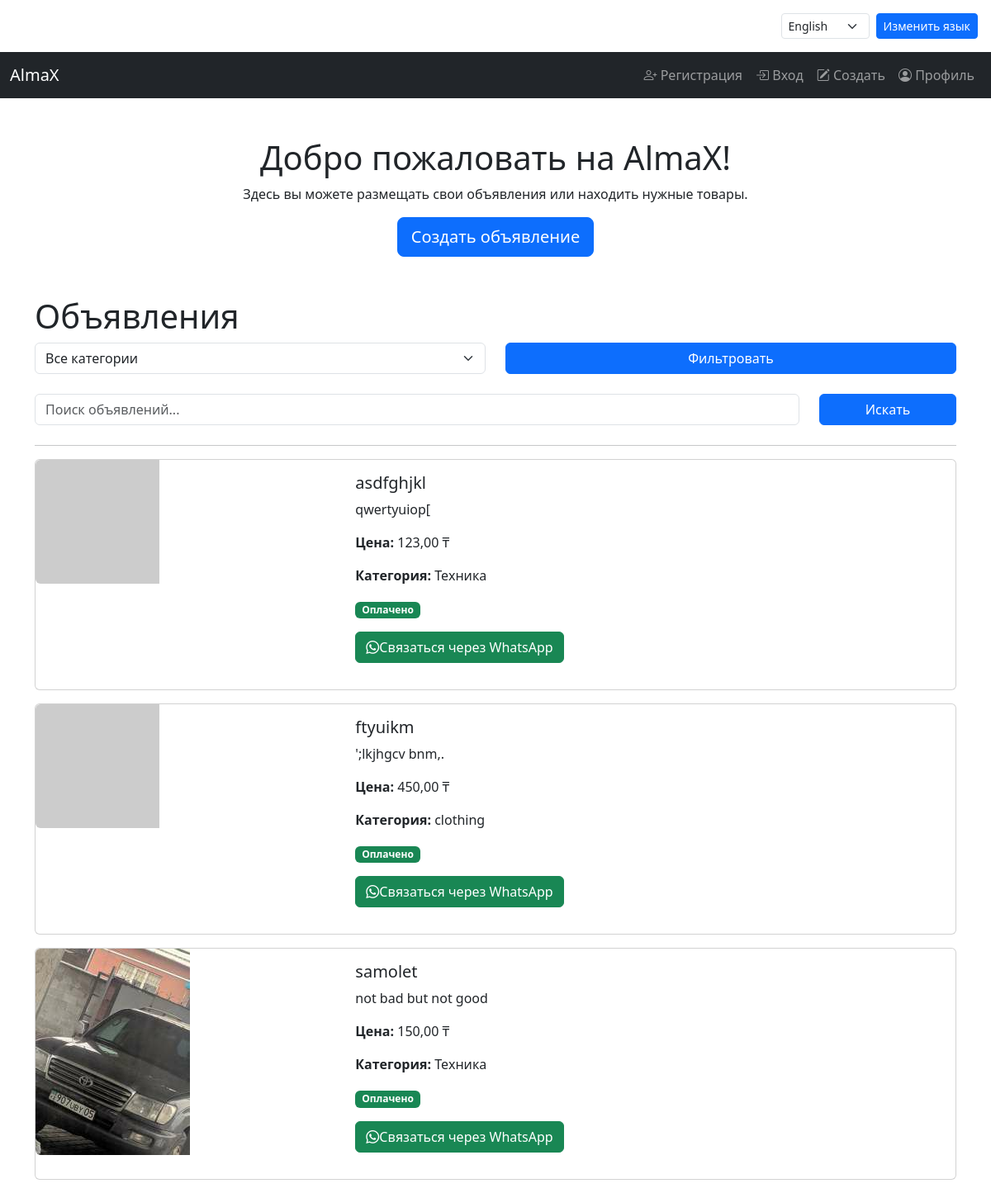
Page /ru/ on the committed database.
### ads/models.py (models this page shows, shortened)
class Ad(models.Model):
    CATEGORY_CHOICES = [
        ('technics', 'Техника'),
        ('clothes', 'Одежда'),
        ('services', 'Услуги'),
        ('trend', 'Тренд'),
        ('tickets_and_others', 'Билеты и другое'),  # Привёл к корректному виду для slug
    ]
    title = models.CharField(max_length=200, verbose_name="Заголовок")
    description = models.TextField(verbose_name="Описание")
    price = models.DecimalField(max_digits=10, decimal_places=2, verbose_name="Цена")
    category = models.CharField(
        max_length=50,
        choices=CATEGORY_CHOICES,
        default='tickets_and_others',
        verbose_name="Категория"
    )
    image = models.ImageField(
        upload_to='ad_images/',
        blank=True,
        null=True,
        verbose_name="Изображение"
    )
    whatsapp_number = models.CharField(
        max_length=15,
        blank=True,
        null=True,
        verbose_name="WhatsApp номер"
    )
    is_paid = models.BooleanField(default=False, verbose_name="Оплачено")
    created_at = models.DateTimeField(auto_now_add=True, verbose_name="Дата создания")
    kaspi_name = models.CharField(
        max_length=255,
        blank=True,
        null=True,
        verbose_name="Имя в Kaspi"
    )
    user = models.ForeignKey(
        User,
        on_delete=models.CASCADE,
        related_name='ads',
        verbose_name="Пользователь"
    )
    class Meta:
        verbose_name = "Объявление"
        verbose_name_plural = "Объявления"
        ordering = ['-created_at']

### olx_clone/views.py (the view)
# urls.py: path('', home, name='home'),  # Главная страница
def home(request):
    ads = Ad.objects.filter(is_paid=True)
    return render(request, 'home.html', {'ads': ads})

### olx_clone/templates/home.html (shortened to what this page needs)
{% extends 'base.html' %}
{% load i18n %}
{% block content %}
<div class="text-center">
    <h1>{% trans "Добро пожаловать на AlmaX!" %}</h1>
    <p>{% trans "Здесь вы можете размещать свои объявления или находить нужные товары." %}</p>
    <a href="/ads/create/" class="btn btn-primary btn-lg">{% trans "Создать объявление" %}</a>
</div>
<h1 class="mt-5">{% trans "Объявления" %}</h1>
<div class="mb-4">
    <form method="GET" action="/" class="row">
        <div class="col-md-6">
            <select name="category" class="form-select">
                <option value="">{% trans "Все категории" %}</option>
            </select>
        </div>
        <div class="col-md-6">
            <button type="submit" class="btn btn-primary w-100">{% trans "Фильтровать" %}</button>
        </div>
    </form>
</div>
<div class="mb-4">
    <form method="GET" action="/" class="row">
        <div class="col-md-10">
            <input
                type="text"
                name="q"
                class="form-control"
                placeholder="{% trans 'Поиск объявлений...' %}"
                value="{{ request.GET.q }}">
        </div>
        <div class="col-md-2">
            <button type="submit" class="btn btn-primary w-100">{% trans "Искать" %}</button>
        </div>
    </form>
</div>
<hr>
{% if ads %}
    {% for ad in ads %}
    <div class="card mb-3">
        <div class="row g-0">
            <div class="col-md-4">
                {% if ad.image %}
                <img src="{{ ad.image.url }}" class="img-fluid rounded-start" alt="{{ ad.title }}">
                {% else %}
                <img src="https://via.placeholder.com/150" class="img-fluid rounded-start" alt="{% trans 'Нет фото' %}">
                {% endif %}
            </div>
            <div class="col-md-8">
                <div class="card-body">
                    <h5 class="card-title">{{ ad.title }}</h5>
                    <p class="card-text">{{ ad.description }}</p>
                    <p class="card-text"><strong>{% trans "Цена:" %}</strong> {{ ad.price }} ₸</p>
                    <p class="card-text"><strong>{% trans "Категория:" %}</strong> {{ ad.get_category_display }}</p>
                    <p>
                    {% if ad.is_paid %}
                    <span class="badge bg-success">{% trans "Оплачено" %}</span>
                    {% else %}
                    <span class="badge bg-danger">{% trans "Не оплачено" %}</span>
                    {% endif %}
                    </p>
                    {% if ad.whatsapp_number %}
                    <p>
                        <a href="https://wa.me/{{ ad.whatsapp_number }}" class="btn btn-success" target="_blank">
                            <i class="bi bi-whatsapp"></i>{% trans "Связаться через WhatsApp" %}
                        </a>
                    </p>
                    {% endif %}
                </div>
            </div>
        </div>
    </div>
    {% endfor %}
{% else %}
    <p class="text-center">{% trans "Объявления не найдены." %}</p>
{% endif %}
{% endblock %}

### olx_clone/templates/base.html (shortened to what this page needs)
{% load i18n %}
<!DOCTYPE html>
<html lang="{{ LANGUAGE_CODE }}">
<head>
    <link href="https://cdn.jsdelivr.net/npm/bootstrap@5.3.0/dist/css/bootstrap.min.css" rel="stylesheet">
    <link href="https://cdn.jsdelivr.net/npm/bootstrap-icons/font/bootstrap-icons.css" rel="stylesheet">
</head>
<body>
    <form method="post" action="{% url 'set_language' %}" class="d-flex justify-content-end p-3">
        <select name="language" class="form-select form-select-sm w-auto me-2">
            <option value="en" {% if LANGUAGE_CODE == 'en' %}selected{% endif %}>English</option>
        </select>
        <button type="submit" class="btn btn-primary btn-sm">{% trans "Изменить язык" %}</button>
    </form>
    <nav class="navbar navbar-expand-lg navbar-dark bg-dark">
        <div class="container-fluid">
            <a class="navbar-brand" href="/">{% trans "AlmaX" %}</a>
            <div class="collapse navbar-collapse" id="navbarNav">
                <ul class="navbar-nav ms-auto">
                    <li class="nav-item">
                        <a class="nav-link" href="/users/register/"><i class="bi bi-person-plus"></i> {% trans "Регистрация" %}</a>
                    </li>
                    <li class="nav-item">
                        <a class="nav-link" href="/users/login/"><i class="bi bi-box-arrow-in-right"></i> {% trans "Вход" %}</a>
                    </li>
                    <li class="nav-item">
                        <a class="nav-link" href="/ads/create/"><i class="bi bi-pencil-square"></i> {% trans "Создать" %}</a>
                    </li>
                    <li class="nav-item">
                        <a class="nav-link" href="/users/profile/"><i class="bi bi-person-circle"></i> {% trans "Профиль" %}</a>
                    </li>
                </ul>
            </div>
        </div>
    </nav>
    <div class="container mt-5">
        {% block content %}
        {% endblock %}
    </div>
</body>
</html>

### rows in the picture
Ad: title "asdfghjkl", description "qwertyuiop[", price "123,00", category "Техника"
Ad: title "ftyuikm", description "';lkjhgcv bnm,.", price "450,00", category "clothing"
Ad: image (picture), title "samolet", description "not bad but not good", price "150,00", category "Техника"
